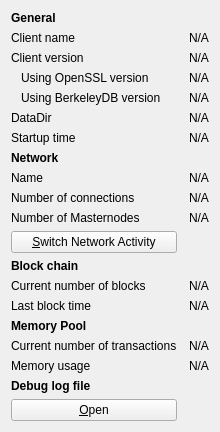
     <widget class="QWidget" name="tab_info">
      <attribute name="title">
       <string>&amp;Information</string>
      </attribute>
      <layout class="QGridLayout" name="gridLayout" columnstretch="0,0">
       <property name="horizontalSpacing">
        <number>12</number>
       </property>
       <item row="4" column="0">
        <widget class="QLabel" name="berkeleyDBVersionLabel">
         <property name="text">
          <string>Using BerkeleyDB version</string>
         </property>
         <property name="indent">
          <number>10</number>
         </property>
        </widget>
       </item>
       <item row="7" column="0">
        <widget class="QLabel" name="networkHeader">
         <property name="font">
          <font>
           <weight>75</weight>
           <bold>true</bold>
          </font>
         </property>
         <property name="text">
          <string>Network</string>
         </property>
        </widget>
       </item>
       <item row="13" column="1">
        <widget class="QLabel" name="numberOfBlocks">
         <property name="cursor">
          <cursorShape>IBeamCursor</cursorShape>
         </property>
         <property name="text">
          <string>N/A</string>
         </property>
         <property name="textFormat">
          <enum>Qt::PlainText</enum>
         </property>
         <property name="textInteractionFlags">
          <set>Qt::LinksAccessibleByMouse|Qt::TextSelectableByKeyboard|Qt::TextSelectableByMouse</set>
         </property>
        </widget>
       </item>
       <item row="8" column="0">
        <widget class="QLabel" name="networkNameLabel">
         <property name="text">
          <string>Name</string>
         </property>
        </widget>
       </item>
       <item row="6" column="0">
        <widget class="QLabel" name="startupTimeLabel">
         <property name="text">
          <string>Startup time</string>
         </property>
        </widget>
       </item>
       <item row="9" column="0">
        <widget class="QLabel" name="numberOfConnectionsLabel">
         <property name="text">
          <string>Number of connections</string>
         </property>
        </widget>
       </item>
       <item row="4" column="1">
        <widget class="QLabel" name="berkeleyDBVersion">
         <property name="cursor">
          <cursorShape>IBeamCursor</cursorShape>
         </property>
         <property name="text">
          <string>N/A</string>
         </property>
         <property name="textFormat">
          <enum>Qt::PlainText</enum>
         </property>
         <property name="textInteractionFlags">
          <set>Qt::LinksAccessibleByMouse|Qt::TextSelectableByKeyboard|Qt::TextSelectableByMouse</set>
         </property>
        </widget>
       </item>
       <item row="2" column="1">
        <widget class="QLabel" name="clientVersion">
         <property name="cursor">
          <cursorShape>IBeamCursor</cursorShape>
         </property>
         <property name="text">
          <string>N/A</string>
         </property>
         <property name="textFormat">
          <enum>Qt::PlainText</enum>
         </property>
         <property name="textInteractionFlags">
          <set>Qt::LinksAccessibleByMouse|Qt::TextSelectableByKeyboard|Qt::TextSelectableByMouse</set>
         </property>
        </widget>
       </item>
       <item row="3" column="1">
        <widget class="QLabel" name="openSSLVersion">
         <property name="cursor">
          <cursorShape>IBeamCursor</cursorShape>
         </property>
         <property name="text">
          <string>N/A</string>
         </property>
         <property name="textFormat">
          <enum>Qt::PlainText</enum>
         </property>
         <property name="textInteractionFlags">
          <set>Qt::LinksAccessibleByMouse|Qt::TextSelectableByKeyboard|Qt::TextSelectableByMouse</set>
         </property>
        </widget>
       </item>
       <item row="0" column="0">
        <widget class="QLabel" name="generalHeader">
         <property name="font">
          <font>
           <weight>75</weight>
           <bold>true</bold>
          </font>
         </property>
         <property name="text">
          <string>General</string>
         </property>
        </widget>
       </item>
       <item row="12" column="0">
        <widget class="QLabel" name="blockchainHeader">
         <property name="font">
          <font>
           <weight>75</weight>
           <bold>true</bold>
          </font>
         </property>
         <property name="text">
          <string>Block chain</string>
         </property>
        </widget>
       </item>
       <item row="5" column="0">
        <widget class="QLabel" name="buildDateLabel">
         <property name="text">
          <string>DataDir</string>
         </property>
        </widget>
       </item>
       <item row="3" column="0">
        <widget class="QLabel" name="openSSLVersionLabel">
         <property name="text">
          <string>Using OpenSSL version</string>
         </property>
         <property name="indent">
          <number>10</number>
         </property>
        </widget>
       </item>
       <item row="5" column="1">
        <widget class="QLabel" name="dataDir">
         <property name="cursor">
          <cursorShape>IBeamCursor</cursorShape>
         </property>
         <property name="text">
          <string>N/A</string>
         </property>
         <property name="textFormat">
          <enum>Qt::PlainText</enum>
         </property>
         <property name="wordWrap">
          <bool>true</bool>
         </property>
         <property name="textInteractionFlags">
          <set>Qt::LinksAccessibleByMouse|Qt::TextSelectableByKeyboard|Qt::TextSelectableByMouse</set>
         </property>
        </widget>
       </item>
       <item row="6" column="1">
        <widget class="QLabel" name="startupTime">
         <property name="cursor">
          <cursorShape>IBeamCursor</cursorShape>
         </property>
         <property name="text">
          <string>N/A</string>
         </property>
         <property name="textFormat">
          <enum>Qt::PlainText</enum>
         </property>
         <property name="textInteractionFlags">
          <set>Qt::LinksAccessibleByMouse|Qt::TextSelectableByKeyboard|Qt::TextSelectableByMouse</set>
         </property>
        </widget>
       </item>
       <item row="2" column="0">
        <widget class="QLabel" name="clientVersionLabel">
         <property name="text">
          <string>Client version</string>
         </property>
        </widget>
       </item>
       <item row="10" column="0">
        <widget class="QLabel" name="masternodeCountLabel">
         <property name="text">
          <string>Number of Masternodes</string>
         </property>
        </widget>
       </item>
       <item row="10" column="1">
        <widget class="QLabel" name="masternodeCount">
         <property name="cursor">
          <cursorShape>IBeamCursor</cursorShape>
         </property>
         <property name="text">
          <string>N/A</string>
         </property>
        </widget>
       </item>
       <item row="1" column="1">
        <widget class="QLabel" name="clientName">
         <property name="cursor">
          <cursorShape>IBeamCursor</cursorShape>
         </property>
         <property name="text">
          <string>N/A</string>
         </property>
         <property name="textFormat">
          <enum>Qt::PlainText</enum>
         </property>
         <property name="textInteractionFlags">
          <set>Qt::LinksAccessibleByMouse|Qt::TextSelectableByKeyboard|Qt::TextSelectableByMouse</set>
         </property>
        </widget>
       </item>
       <item row="14" column="1">
        <widget class="QLabel" name="lastBlockTime">
         <property name="cursor">
          <cursorShape>IBeamCursor</cursorShape>
         </property>
         <property name="text">
          <string>N/A</string>
         </property>
         <property name="textFormat">
          <enum>Qt::PlainText</enum>
         </property>
         <property name="textInteractionFlags">
          <set>Qt::LinksAccessibleByMouse|Qt::TextSelectableByKeyboard|Qt::TextSelectableByMouse</set>
         </property>
        </widget>
       </item>
       <item row="8" column="1">
        <widget class="QLabel" name="networkName">
         <property name="cursor">
          <cursorShape>IBeamCursor</cursorShape>
         </property>
         <property name="text">
          <string>N/A</string>
         </property>
         <property name="textFormat">
          <enum>Qt::PlainText</enum>
         </property>
         <property name="textInteractionFlags">
          <set>Qt::LinksAccessibleByMouse|Qt::TextSelectableByKeyboard|Qt::TextSelectableByMouse</set>
         </property>
        </widget>
       </item>
       <item row="14" column="0">
        <widget class="QLabel" name="lastBlockTimeLabel">
         <property name="text">
          <string>Last block time</string>
         </property>
        </widget>
       </item>
       <item row="9" column="1">
        <widget class="QLabel" name="numberOfConnections">
         <property name="cursor">
          <cursorShape>IBeamCursor</cursorShape>
         </property>
         <property name="text">
          <string>N/A</string>
         </property>
         <property name="textFormat">
          <enum>Qt::PlainText</enum>
         </property>
         <property name="textInteractionFlags">
          <set>Qt::LinksAccessibleByMouse|Qt::TextSelectableByKeyboard|Qt::TextSelectableByMouse</set>
         </property>
        </widget>
       </item>
       <item row="13" column="0">
        <widget class="QLabel" name="numberOfBlocksLabel">
         <property name="text">
          <string>Current number of blocks</string>
         </property>
        </widget>
       </item>
       <item row="1" column="0">
        <widget class="QLabel" name="clientNameLabel">
         <property name="text">
          <string>Client name</string>
         </property>
        </widget>
       </item>
       <item row="11" column="0">
        <widget class="QPushButton" name="switchNetworkActiveButton">
         <property name="toolTip">
          <string>Temporarily switch network activity ON/OFF</string>
         </property>
         <property name="text">
          <string>&amp;Switch Network Activity</string>
         </property>
         <property name="autoDefault">
          <bool>false</bool>
         </property>
        </widget>
       </item>
       <item row="19" column="0">
        <widget class="QLabel" name="labelMemoryUsage">
         <property name="text">
          <string>Memory usage</string>
         </property>
        </widget>
       </item>
       <item row="18" column="0">
        <widget class="QLabel" name="labelNumberOfTransactions">
         <property name="text">
          <string>Current number of transactions</string>
         </property>
        </widget>
       </item>
       <item row="19" column="1">
        <widget class="QLabel" name="mempoolSize">
         <property name="cursor">
          <cursorShape>IBeamCursor</cursorShape>
         </property>
         <property name="text">
          <string>N/A</string>
         </property>
         <property name="textFormat">
          <enum>Qt::PlainText</enum>
         </property>
         <property name="textInteractionFlags">
          <set>Qt::LinksAccessibleByMouse|Qt::TextSelectableByKeyboard|Qt::TextSelectableByMouse</set>
         </property>
        </widget>
       </item>
       <item row="18" column="1">
        <widget class="QLabel" name="mempoolNumberTxs">
         <property name="cursor">
          <cursorShape>IBeamCursor</cursorShape>
         </property>
         <property name="text">
          <string>N/A</string>
         </property>
         <property name="textFormat">
          <enum>Qt::PlainText</enum>
         </property>
         <property name="textInteractionFlags">
          <set>Qt::LinksAccessibleByMouse|Qt::TextSelectableByKeyboard|Qt::TextSelectableByMouse</set>
         </property>
        </widget>
       </item>
       <item row="17" column="0">
        <widget class="QLabel" name="labelMempoolTitle">
         <property name="font">
          <font>
           <weight>75</weight>
           <bold>true</bold>
          </font>
         </property>
         <property name="text">
          <string>Memory Pool</string>
         </property>
        </widget>
       </item>
       <item row="20" column="0">
        <widget class="QLabel" name="debugLogFileHeader">
         <property name="font">
          <font>
           <weight>75</weight>
           <bold>true</bold>
          </font>
         </property>
         <property name="text">
          <string>Debug log file</string>
         </property>
        </widget>
       </item>
       <item row="21" column="0">
        <widget class="QPushButton" name="openDebugLogfileButton">
         <property name="toolTip">
          <string>Open the SPDR debug log file from the current data directory. This can take a few seconds for large log files.</string>
         </property>
         <property name="text">
          <string>&amp;Open</string>
         </property>
         <property name="autoDefault">
          <bool>false</bool>
         </property>
        </widget>
       </item>
      </layout>
      <zorder>labelMempoolTitle</zorder>
      <zorder>berkeleyDBVersionLabel</zorder>
      <zorder>networkHeader</zorder>
      <zorder>numberOfBlocks</zorder>
      <zorder>networkNameLabel</zorder>
      <zorder>startupTimeLabel</zorder>
      <zorder>numberOfConnectionsLabel</zorder>
      <zorder>berkeleyDBVersion</zorder>
      <zorder>clientVersion</zorder>
      <zorder>openSSLVersion</zorder>
      <zorder>generalHeader</zorder>
      <zorder>blockchainHeader</zorder>
      <zorder>buildDateLabel</zorder>
      <zorder>openSSLVersionLabel</zorder>
      <zorder>dataDir</zorder>
      <zorder>startupTime</zorder>
      <zorder>clientVersionLabel</zorder>
      <zorder>masternodeCountLabel</zorder>
      <zorder>masternodeCount</zorder>
      <zorder>clientName</zorder>
      <zorder>lastBlockTime</zorder>
      <zorder>networkName</zorder>
      <zorder>lastBlockTimeLabel</zorder>
      <zorder>numberOfConnections</zorder>
      <zorder>labelNumberOfTransactions</zorder>
      <zorder>mempoolNumberTxs</zorder>
      <zorder>labelMemoryUsage</zorder>
      <zorder>mempoolSize</zorder>
      <zorder>numberOfBlocksLabel</zorder>
      <zorder>clientNameLabel</zorder>
      <zorder>switchNetworkActiveButton</zorder>
      <zorder>debugLogFileHeader</zorder>
      <zorder>openDebugLogfileButton</zorder>
     </widget>
